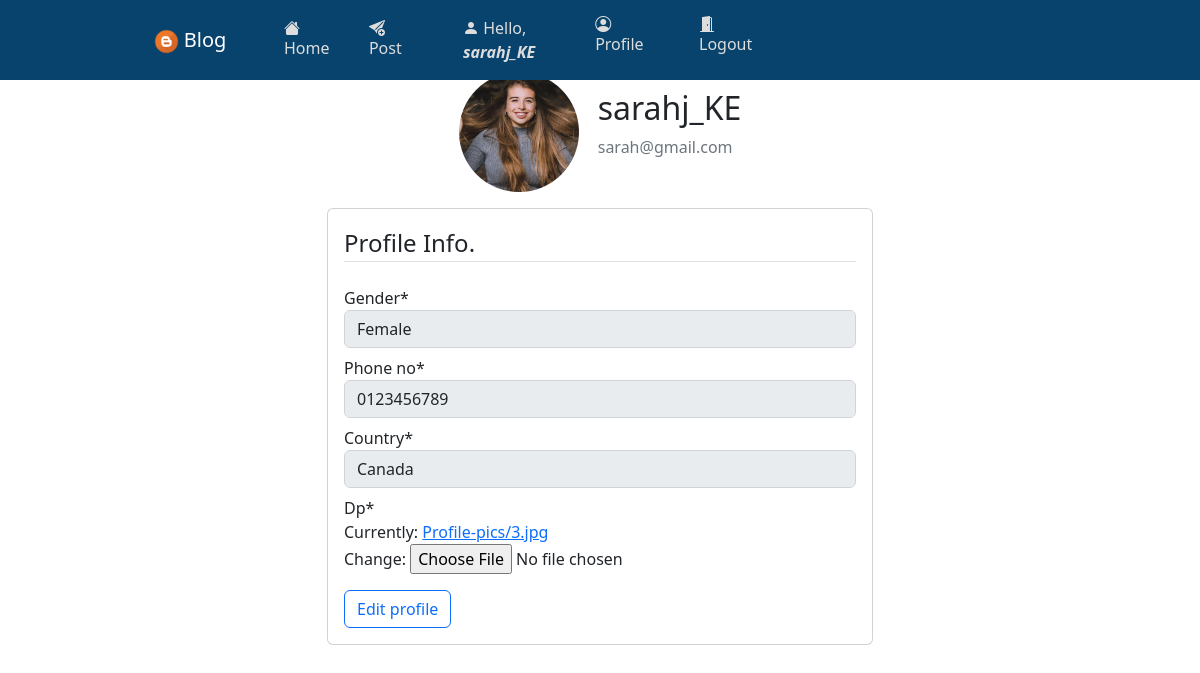
The app's page /users/profile/ (signed in) with its own data.
### users/models.py (models this page shows, shortened)
class Profile(models.Model):
    id = models.CharField(max_length=12, primary_key=True, editable=False)
    name = models.OneToOneField(User, on_delete=models.CASCADE, editable=False)
    gender = models.CharField(max_length=7, blank=False)
    phone_no = models.CharField(max_length=14, blank=False)
    country = models.CharField(max_length=10, blank=False)
    dob = models.DateField(null=True, blank=False)
    age = models.PositiveIntegerField(default=0, editable=False)
    dp = models.ImageField(upload_to='Profile-pics/', default='default.png')
    created = models.DateTimeField(auto_now_add=True)
    edited = models.DateTimeField(auto_now=True)
    def __str__(self):
        return f'{self.name}'
    class Meta:
        ordering = ['name']
        verbose_name_plural = 'User Profiles'

### users/views.py (the view, shortened to what this page needs)
# urls.py: path('profile/', views.userprofile_view, name='profile'),
@login_required(login_url='login')
@user_passes_test(lambda user: user.is_staff is False and user.is_superuser is False)
def userprofile_view(request):
    edit_form = EditProfileForm(instance=request.user.profile)
    update_form = UpdateProfileForm(instance=request.user.profile)
    context = {'edit_profile': edit_form, 'update_profile': update_form}
    return render(request, 'users/profile.html', context)

### users/forms.py
class EditProfileForm(forms.ModelForm):
    CHOICE_GENDER = (
        (None, '-- Select Gender --'),
        ('Male', 'Male'),
        ('Female', 'Female'),
    )
    gender = forms.ChoiceField(widget=forms.Select(attrs={'type': 'select', 'class': 'mb-2'}), choices=CHOICE_GENDER, disabled=True)
    phone_no = forms.CharField(widget=forms.TextInput(attrs={'type': 'tel', 'class': 'mb-2'}), disabled=True)
    country = forms.CharField(widget=forms.TextInput(attrs={'type': 'text',  'class': 'mb-2'}), disabled=True)
    class Meta:
        model = Profile
        fields = ['gender', 'phone_no', 'country', 'dp']

class UpdateProfileForm(forms.ModelForm):
    CHOICE_GENDER = (
        (None, '-- Select Gender --'),
        ('Male', 'Male'),
        ('Female', 'Female'),
    )
    gender = forms.ChoiceField(widget=forms.Select(attrs={'type': 'select', 'class': 'mb-2'}), choices=CHOICE_GENDER)
    dob = forms.DateTimeField(widget=forms.DateInput(attrs={'type': 'date', 'class': 'mb-2'}))
    phone_no = forms.CharField(widget=forms.TextInput(attrs={'type': 'tel', 'class': 'mb-2'}))
    country = forms.CharField(widget=forms.TextInput(attrs={'type': 'text',  'class': 'mb-2'}))
    class Meta:
        model = Profile
        fields = ['gender', 'dob', 'phone_no', 'country', 'dp']

### users/templates/users/profile.html (shortened to what this page needs)
{% extends 'users/base.html' %}{% block title %}{{request.user.profile}}'s profile{% endblock %}
{% load crispy_forms_tags %}
    {% block content %}
    <div class="container body-container">
        <div class="row">
            <div class="col-md-6 offset-sm-3">
                <div class="content-section">
                    <div class="media mb-3 d-flex align-items-center justify-content-center">
                        <img src="{{request.user.profile.dp.url}}" alt="profile-img" class="rounded-circle profile-pic">
                        <div class="media-body">
                            <h2 class="username">{{ request.user.profile }}</h2>
                            <p class="text-secondary">{{ request.user.email }}</p>
                        </div>
                    </div>
                    <form action="" method="post" enctype="multipart/form-data" class="card card-body">
                        <fieldset class="form-group">
                            <legend class="border-bottom mb-4">Profile Info.</legend>
                            {% if request.user.profile.gender == "" and request.user.profile.phone_no == "" and request.user.profile.country == "" %}
                            {{update_profile|crispy}}
                            {% else %}
                            {{edit_profile|crispy}}
                            {% endif %}
                        </fieldset>
                        <div class="form-group mt-3">
                            <button type="submit" class="btn btn-outline-primary">Edit profile</button>
                        </div>
                    </form>
                </div>
            </div>
        </div>
    </div>
    {% endblock %}

### users/templates/users/base.html (shortened to what this page needs)
    {% load static %}
    <link rel="stylesheet" href="{% static 'css/styles.css' %}">
    <link href="https://cdn.jsdelivr.net/npm/bootstrap@5.2.2/dist/css/bootstrap.min.css" rel="stylesheet">
    <link rel="stylesheet" href="https://cdn.jsdelivr.net/npm/bootstrap-icons@1.9.1/font/bootstrap-icons.css">
    <header class="site-header">
        <nav class="navbar navbar-expand-lg navbar-dark bg-steel fixed-top">
            <div class="container">
                <a href="{% url 'homepage' %}" class="navbar-brand ml-4 text-center"><img src="{% static 'img/favicon.png' %}" alt="logo"> Blog</a>
                <div class="collapse navbar-collapse" id="navbarToggle">
                    <div class="navbar-nav mr-5">
                        {% if user.is_authenticated %}
                        <a href="{% url 'homepage' %}" class="nav-item nav-link"><i class="bi-house-fill"></i> Home</a>
                        <a href="{% url 'upload_blog' %}" class="nav-item nav-link"><i class="bi-send-plus-fill"></i> Post</a>
                        {% endif %}
                    </div>
                    <div class="navbar-nav account-links">
                        {% if user.is_authenticated %}
                        <a href="{% url 'profile' %}" class="nav-item nav-link"><i class="bi-person-fill"></i> Hello, <b class="fst-italic">{{ request.user.username }}</b></a>
                        <a href="{% url 'profile' %}" class="nav-item nav-link"><i class="bi-person-circle"></i> Profile</a>
                        <a href="{% url 'user_logout' %}" class="nav-item nav-link"><i class="bi-door-open-fill"></i> Logout</a>
                        {% else %}
                        <a href="{% url 'login' %}" class="nav-item nav-link"><i class="bi-door-closed-fill"></i> Login</a>
                        <a href="{% url 'signup' %}" class="nav-item nav-link"><i class="bi-person-plus-fill"></i> Register</a>
                        {% endif %}
                    </div>
                </div>
            </div>
        </nav>
    </header>
    {% block content %}
    {% endblock %}

### static/css/styles.css (style rules this page uses)
* { box-sizing: border-box; }
.bg-steel { background-color: #08436d; }
.site-header .container .navbar-brand { margin-left: 12%; margin-right: 3%; }
.site-header .container .navbar-brand img { height: 25px; width: 25px; }
.site-header .container .navbar-nav a { margin-right: 7px; color: #ddd; }
.site-header .container .account-links { margin-left: 37%; }
.body-container { margin-top: 6%; }
.body-container .card { margin-bottom: 15px; }
.content-section .media img { height: 120px; width: 120px; margin-right: 3.5%; }
@media only screen and (min-device-width: 546px) and (max-device-width: 1200px) { .site-header .container .navbar-brand { margin-left: 10%; margin-right: 3%; } }
@media only screen and (min-device-width: 546px) and (max-device-width: 1200px) { .site-header .container .navbar-nav a { margin-left: 10%; margin-right: 5px; color: #ddd; } }
@media only screen and (min-device-width: 546px) and (max-device-width: 1200px) { .site-header .container .account-links { margin-left: 0; } }

### records on screen
Profile: gender "Female", phone_no "0123456789", country "Canada"

### other values on screen
{{ request.user.username }} "sarahj_KE"
{{ request.user.profile }} "sarahj_KE"
{{ request.user.email }} "sarah@gmail.com"
